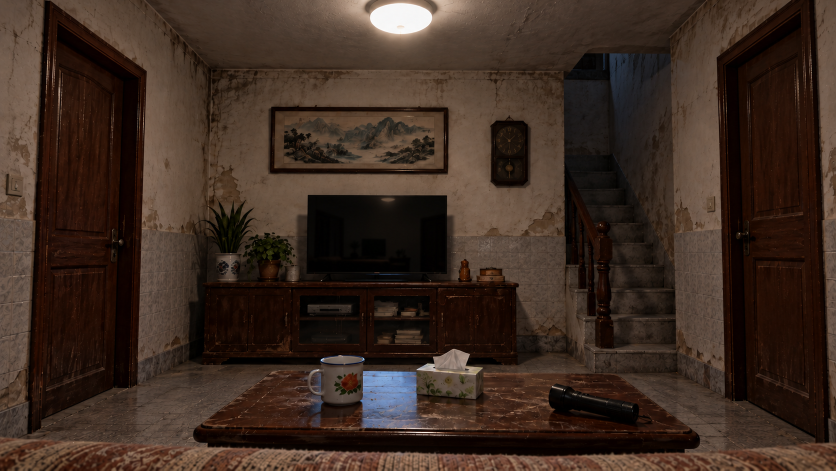
#> input picture game/assets/living-room-v3-on.png, 1672 x 941 px (shown at 1/2 size); its folder holds 2 pictures in this run
$ python prepare-flashlight.py
#> lines starting #> are read from the running program, lines starting #| are printed output that depends on the picture; after the words box and inside, x2 and y2 are one past the last pixel; in counts of white or black regions, pixels touching at a corner belong together
"""Remove the baked-in flashlight using adjacent tabletop texture."""
from pathlib import Path
from PIL import Image, ImageDraw, ImageFilter

assets = Path(__file__).resolve().parents[1] / 'game' / 'assets'
for lighting in ('on', 'off'):
    image = Image.open(assets / f'living-room-v3-{lighting}.png').convert('RGB')
#> image is the input picture: PIL image 1672x941 RGB; mean R, G, B 60.9, 43.9, 34.1
    box = (1080, 750, 1325, 858)
    patch = image.crop((970, 750, 1080, 858)).resize((245, 108), Image.Resampling.BICUBIC)
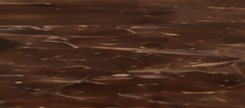
#> patch: PIL image 245x108 RGB; mean R, G, B 72.7, 44, 29.9
    mask = Image.new('L', patch.size)
#> mask: PIL image 245x108 L; every value is 0
    ImageDraw.Draw(mask).rounded_rectangle((8, 7, 237, 100), radius=16, fill=255)
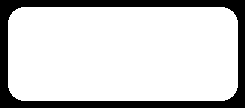
#> mask: PIL image 245x108 L; 80.8% white; 1 black region, box (x1, y1, x2, y2) and area: (0, 0, 245, 108) 5084
    mask = mask.filter(ImageFilter.GaussianBlur(5))
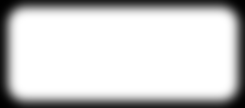
#> mask: PIL image 245x108 L; min 0, max 255, mean 205.4
    image.paste(patch, box[:2], mask)
    image.save(assets / f'living-room-v3-{lighting}-no-flashlight.webp', quality=94)
#> pass 2 of the loop `for lighting in ('on', 'off'):`:
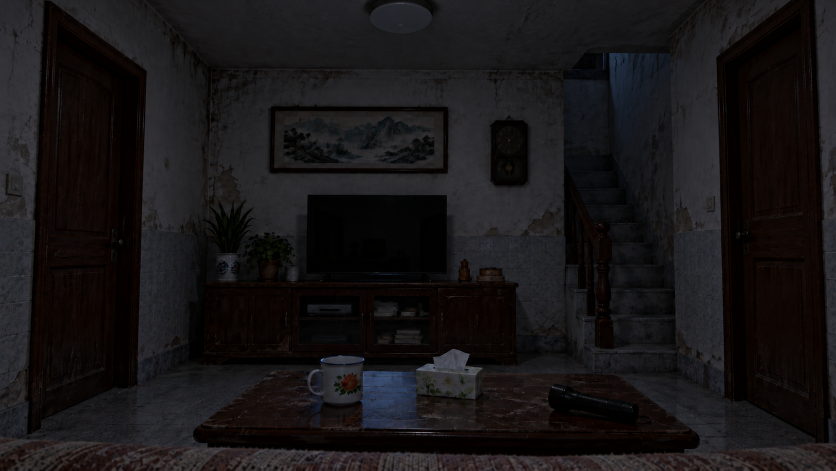
#> input picture game/assets/living-room-v3-off.png, 1672 x 941 px (shown at 1/2 size)
#> image is the input picture: PIL image 1672x941 RGB; mean R, G, B 24, 21.5, 22.7
#> `patch = image.crop((970, 750, 1080, 858)).resize((245, 108), Image.Res..`:
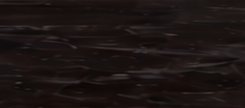
#> patch: PIL image 245x108 RGB; mean R, G, B 27.8, 20.2, 19.1
